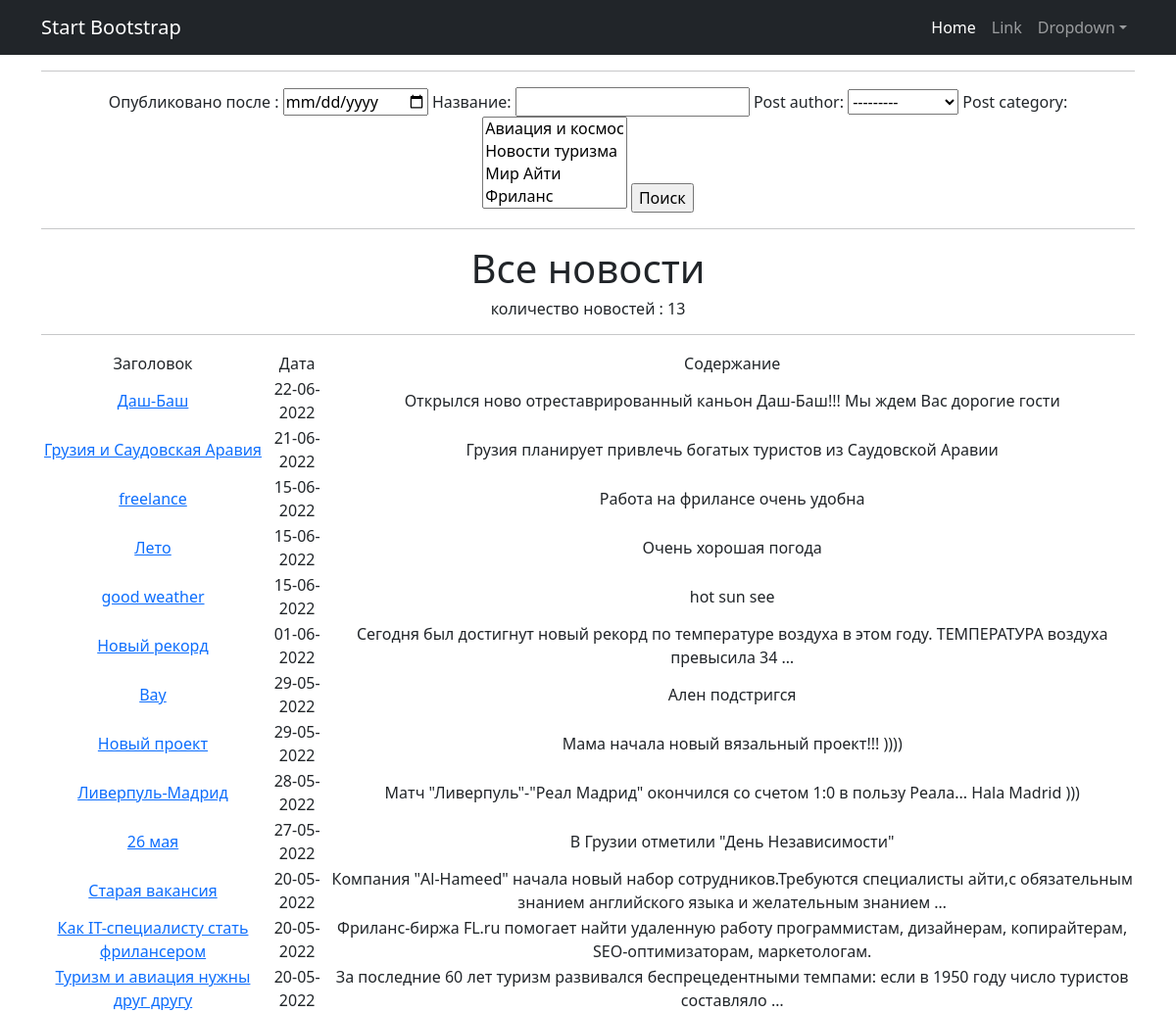
The app's page /news/search/ with its own data.
### news/models.py (models this page shows, shortened)
class Post(models.Model):
    article = 'AR'
    news = 'NW'
    TYPES = [(article, 'статья'), (news, 'новость')]
    post_author = models.ForeignKey(Author, on_delete=models.CASCADE)
    post_type = models.CharField(max_length=2, choices=TYPES)
    post_time_create = models.DateTimeField(auto_now_add=True)
    post_category = models.ManyToManyField(Category, through='PostCategory')
    post_title = models.CharField(max_length=255)
    post_text = models.TextField()
    post_rating = models.IntegerField(default=0)

### news/views.py (the view)
# urls.py: path('search/', Search.as_view()),
class Search(ListView):
    model = Post
    template_name = 'search.html'
    context_object_name = 'post'
    ordering = ['-post_time_create']
    def get_context_data(self, **kwargs):
        context = super().get_context_data(**kwargs)
        context['filter'] = PostFilter(self.request.GET, queryset=self.get_queryset())
        return context

### news/models.py (called while the page is built)
    def __str__(self):
        return f'{self.author}'

    def __str__(self):
        return f'{self.category}'

### templates/search.html (shortened to what this page needs)
{% extends 'flatpages/default.html' %}
{% load custom_filters %}
{% load custom_tags %}
{% block content %}
<hr>
<form method="GET">
    {{ filter.form }}
    <input type="submit" value="Поиск">
</form>
<hr>
   <h1>Все новости </h1>
   <h6>количество новостей : {{ post|length }} </h6>
   <hr>
{% if post %}
    <table>
        <tr>
            <td>Заголовок</td>
            <td>Дата</td>
            <td>Содержание</td>
        </tr>
        {% for post in filter.qs %}
            <tr>
                <td>
                    <a href="{% url 'post' post.id %}">{{ post.post_title }}</a>
                </td>
                <td>
                    {{ post.post_time_create| date:'d-m-Y' }}
                </td>
                <td>
                    {{ post.post_text | truncatewords:15 }}
                </td>
                </tr>
        {% endfor %}
    </table>
{% else %}
    <h2>Новостей нет!</h2>
{% endif %}
{% endblock content %}

### templates/flatpages/default.html (shortened to what this page needs)
<!DOCTYPE html>
<html lang="en">
    <head>
        {% load static %}
        <link href="{% static 'css/styles.css' %}" rel="stylesheet" />
    </head>
    <body>
        <nav class="navbar navbar-expand-lg navbar-dark bg-dark">
            <div class="container">
                <a class="navbar-brand" href="#">Start Bootstrap</a>
                <div class="collapse navbar-collapse" id="navbarSupportedContent">
                    <ul class="navbar-nav ms-auto mb-2 mb-lg-0">
                        <li class="nav-item"><a class="nav-link active" aria-current="page" href="#">Home</a></li>
                        <li class="nav-item"><a class="nav-link" href="#">Link</a></li>
                        <li class="nav-item dropdown">
                            <a class="nav-link dropdown-toggle" id="navbarDropdown" href="#" role="button" data-bs-toggle="dropdown" aria-expanded="false">Dropdown</a>
                        </li>
                    </ul>
                </div>
            </div>
        </nav>
        <div class="container">
            <div class="row">
                 <div class="col-lg-12 text-center">
                    {% block content %}{% endblock content %}
                 </div>
            </div>
        </div>
    </body>
</html>

### records on screen
Post: post_title "Даш-Баш", post_time_create "22-06-2022", post_text "Открылся ново отреставрированный каньон Даш-Баш!!! Мы ждем Вас дорогие гости"
Post: post_title "Грузия и Саудовская Аравия", post_time_create "21-06-2022", post_text "Грузия планирует привлечь богатых туристов из Саудовской Аравии"
Post: post_title "freelance", post_time_create "15-06-2022", post_text "Работа на фрилансе очень удобна"
Post: post_title "Лето", post_time_create "15-06-2022", post_text "Очень хорошая погода"
Post: post_title "good weather", post_time_create "15-06-2022", post_text "hot sun see"
Post: post_title "Новый рекорд", post_time_create "01-06-2022", post_text "Сегодня был достигнут новый рекорд по температуре воздуха в этом году. ТЕМПЕРАТУРА воздуха превысила 34 …"
Post: post_title "Вау", post_time_create "29-05-2022", post_text "Ален подстригся"
Post: post_title "Новый проект", post_time_create "29-05-2022", post_text "Мама начала новый вязальный проект!!! ))))"
Post: post_title "Ливерпуль-Мадрид", post_time_create "28-05-2022", post_text "Матч \"Ливерпуль\"-\"Реал Мадрид\" окончился со счетом 1:0 в пользу Реала... Hala Madrid )))"
Post: post_title "26 мая", post_time_create "27-05-2022", post_text "В Грузии отметили \"День Независимости\""
Post: post_title "Старая вакансия", post_time_create "20-05-2022", post_text "Компания \"Al-Hameed\" начала новый набор сотрудников.Требуются специалисты айти,с обязательным знанием английского языка и желательным знанием …"
Post: post_title "Как IT-специалисту стать фрилансером", post_time_create "20-05-2022", post_text "Фриланс-биржа FL.ru помогает найти удаленную работу программистам, дизайнерам, копирайтерам, SEO-оптимизаторам, маркетологам."
Post: post_title "Туризм и авиация нужны друг другу", post_time_create "20-05-2022", post_text "За последние 60 лет туризм развивался беспрецедентными темпами: если в 1950 году число туристов составляло …"

### other values on screen
{{ post|length }} "13"
